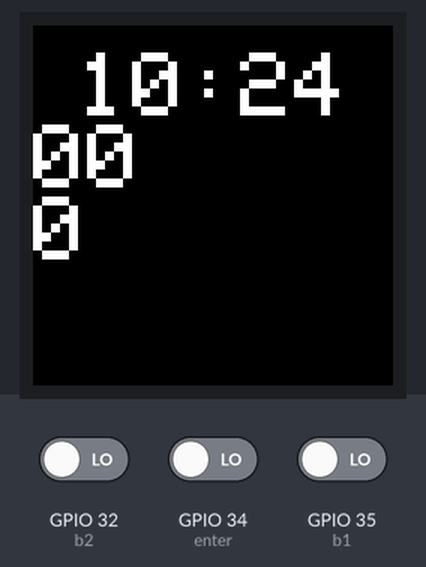
The sketch below on a simulated ESP32. On the bench: 240×240 colour display. The test bench sets the inputs (shaded band); at power-on: GPIO 35 (b1) LOW, GPIO 32 (b2) LOW, GPIO 34 (enter) LOW. WiFi joins after 1.5 s; servers stay silent unless stated; network time is answered at once with the bench clock; the local clock reads 2024-03-15 10:24:30 at power-on unless the sketch sets it; EEPROM starts erased; what the sketch prints to the serial monitor is not drawn.

Above: at 1.4 s.
1.5 s: GPIO 35 (b1) driven HIGH
At 7.8 s:
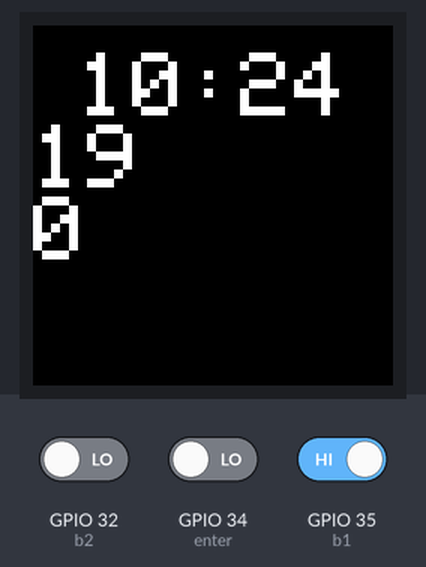
At 31.0 s:
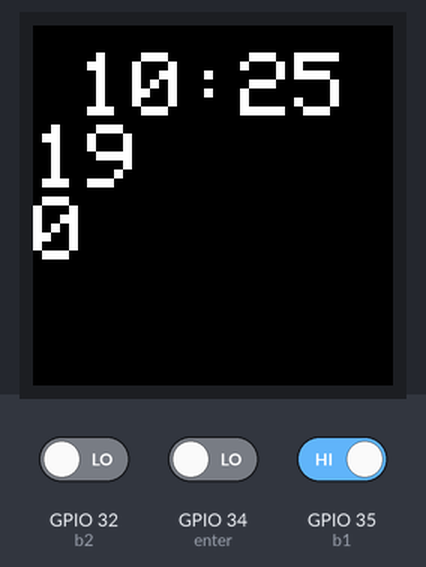
Timing chart, 0 to 31.8 s (numbered marks = the images above; inputs shaded):
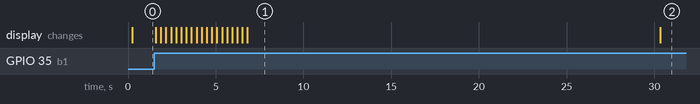

Measured:
- what the display in image 1 shows lasts 23.5 s, from 6.8 s to 30.3 s

The sketch:

demo_timbre.ino
```cpp
#include "libre.h"
Adafruit_ST7789 tft = Adafruit_ST7789( TFT_CS, TFT_DC, TFT_RST);
WiFiUDP ntpUDP;
NTPClient timeClient(ntpUDP, "europe.pool.ntp.org", -14400, 60000);

const char* ssid = "Familia Juchani";
const char* password = "8884992sc";
int hora_ = 1, minuto_ = 2, duracion_ = 3;
String ss[13] = {};
int c = 0, cc = 0, b,enc;
int add_hora[20] = {0, 1, 2, 3, 4, 5, 6, 7, 8, 9, 10, 11, 12, 13, 14, 15, 16, 17, 18, 19};
int add_minuto[20] = {20, 21, 22, 23, 24, 25, 26, 27, 28, 29, 30, 31, 32, 33, 34, 35, 36, 37, 38, 39};
int add_duracion[20] = {40, 41, 42, 43, 44, 45, 46, 47, 48, 49, 50, 51, 52, 53, 54, 55, 56, 57, 58, 59};
int add_estado[20] = {60, 61, 62, 63, 64, 65, 66, 67, 68, 69, 70, 71, 72, 73, 74, 75, 76, 77, 78, 79};
int hora[20], minuto[20], duracion[20], estado[20];
void barrido();
void set_hora();
int reg_hora,reg_minuto,reg_duracion,reg_rep,reg_addr;
void setup()   {
  EEPROM.begin(EEPROM_SIZE);
  // EEPROM.commit();
  WiFi.begin(ssid, password);
  timeClient.begin();
  for (int i = 0; i < 20; i++) {
    hora[i] = EEPROM.read(add_hora[i]);
    minuto[i] = EEPROM.read(add_minuto[i]);
    duracion[i] = EEPROM.read(add_duracion[i]);
    estado[i] = EEPROM.read(add_estado[i]);
  }
  demo_ota();
  Serial.begin(9600);
  Serial.println("Ready");
  Serial.print("IP address: ");
  Serial.println(WiFi.localIP());
  tft.init(240, 240, SPI_MODE3);    // init ST7789 display 240x240 pixel
  barrido(1);
  pinMode(b1, INPUT);
  pinMode(b2, INPUT);
  pinMode(enter, INPUT);
  tft.setRotation(0);
  barrido();
}
void loop() {
  ArduinoOTA.handle();
  ntp_con();
  bot(19);
  if (digitalRead(enter)) {
  set_hora(c);
  }
  front();
  b++;
  delay(1);
  barrido(1);
}


void ntp_con() {
  timeClient.update();
  hora_ = timeClient.getHours();
  minuto_ = timeClient.getMinutes();
}
```

OTAA.ino
```cpp
void demo_ota(){
    ArduinoOTA
    .onStart([]() {
      String type;
      if (ArduinoOTA.getCommand() == U_FLASH)
        type = "sketch";
      else // U_SPIFFS
        type = "filesystem";

      // NOTE: if updating SPIFFS this would be the place to unmount SPIFFS using SPIFFS.end()
      Serial.println("Start updating " + type);
    })
    .onEnd([]() {
      Serial.println("\nEnd");
    })
    .onProgress([](unsigned int progress, unsigned int total) {
      Serial.printf("Progress: %u%%\r", (progress / (total / 100)));
    })
    .onError([](ota_error_t error) {
      Serial.printf("Error[%u]: ", error);
      if (error == OTA_AUTH_ERROR) Serial.println("Auth Failed");
      else if (error == OTA_BEGIN_ERROR) Serial.println("Begin Failed");
      else if (error == OTA_CONNECT_ERROR) Serial.println("Connect Failed");
      else if (error == OTA_RECEIVE_ERROR) Serial.println("Receive Failed");
      else if (error == OTA_END_ERROR) Serial.println("End Failed");
    });

  ArduinoOTA.begin();

}
```

botton_conig.ino
```cpp
void bot(int limite) {
  if (digitalRead(b1)) {
    c++;
    if (c > limite) {
      c = limite;
    }
    barrido();
    front();
    delay(200);
  }
  if (digitalRead(b2)) {
    c--;
    if (c < 0) {
      c = 0;
    }
    barrido();
    front();
    delay(200);
  }
}

void barrido() {
  //   tft.fillScreen(TFT_BLACK);
  tft.fillScreen(ST77XX_BLACK);
  b = 0;
}
void barrido(int br) {
  if (b > 1000) {
    b = 0;
    tft.fillScreen(ST77XX_BLACK);
  }
}
```

pantalla_.ino
```cpp
void front(){
 // tft.fillRect(0, 79, tft.width(), 2, ST77XX_BLUE);
 // tft.fillRect(0, 173, tft.width(), 2, ST77XX_BLUE);

  tft.setTextWrap(false);                        // turn off text wrap option
  tft.setTextColor(ST77XX_WHITE, ST77XX_BLACK);  // set text color to white and black background
  tft.setTextSize(6);                 // text size = 2
  tft.setCursor(30, 18);             // move cursor to position (28, 27) pixel
  tft.print(str_num(hora_));
  tft.print(":");
  tft.println(str_num(minuto_));
  tft.println(str_num(c));
  tft.println(enc);

//  tft.fillScreen(ST77XX_WHITE);
/*  tft.setTextFont(7);
  tft.setTextSize(1);
  tft.setTextColor(TFT_WHITE);
  tft.setCursor(25, 5);
  tft.print(hora_);
  tft.print(":");
  tft.println(minuto_);
  tft.setTextSize(1);
  tft.setTextFont(4);
  tft.print(c);
  tft.print(" ");
  tft.print(hora[c]);
  tft.print(":");
  tft.print(minuto[c]);
  tft.print(" ");
  tft.println(duracion[c]);*/
}
void capa_1(){
  tft.setTextWrap(false);                        // turn off text wrap option
  tft.setTextColor(ST77XX_WHITE, ST77XX_BLACK);  // set text color to white and black background
  tft.setTextSize(6);                 // text size = 2
  tft.setCursor(30, 30);             // move cursor to position (28, 27) pixel
  tft.print(str_num(c));
  tft.print(":");
  tft.println(str_num(0));
}

String str_num(int n){
  String num;
 if(n<10){
  num="0"+String(n);

 }
 else{
  num=String(n);
 }
 return num;
}
```

set_hora.ino
```cpp
void set_hora(int addr){
  reg_addr=addr;
  barrido();
 while(1){
   bot(24);
   capa_1;
   b++;
  delay(1);
  barrido(1);

 }
}
```

libre.h
```cpp
#include <Adafruit_GFX.h>    // Core graphics library
#include <Adafruit_ST7789.h> // Hardware-specific library for ST7789
#include <SPI.h>
#include <EEPROM.h>
#include <NTPClient.h>
#include <WiFi.h> // for WiFi shield
#include <WiFiUdp.h>
#include <ESPmDNS.h>
#include <ArduinoOTA.h>

#define EEPROM_SIZE 100
#define b1 35
#define b2 32
#define enter 34
#define TFT_CS        -1 // PyBadge/PyGamer display control pins: chip select
#define TFT_RST       15 // Display reset
#define TFT_DC        4 // Display data/command select
```
